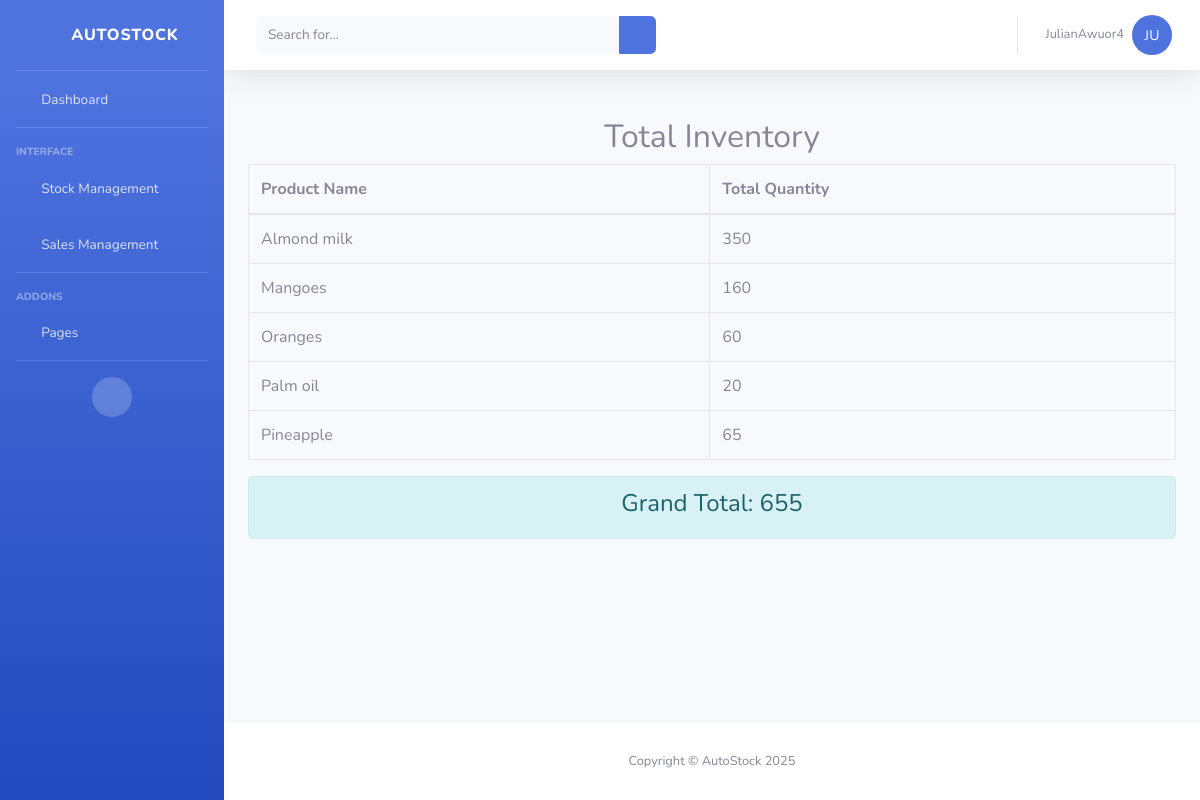
Before: /totalstock/ (signed in) with the older database file.
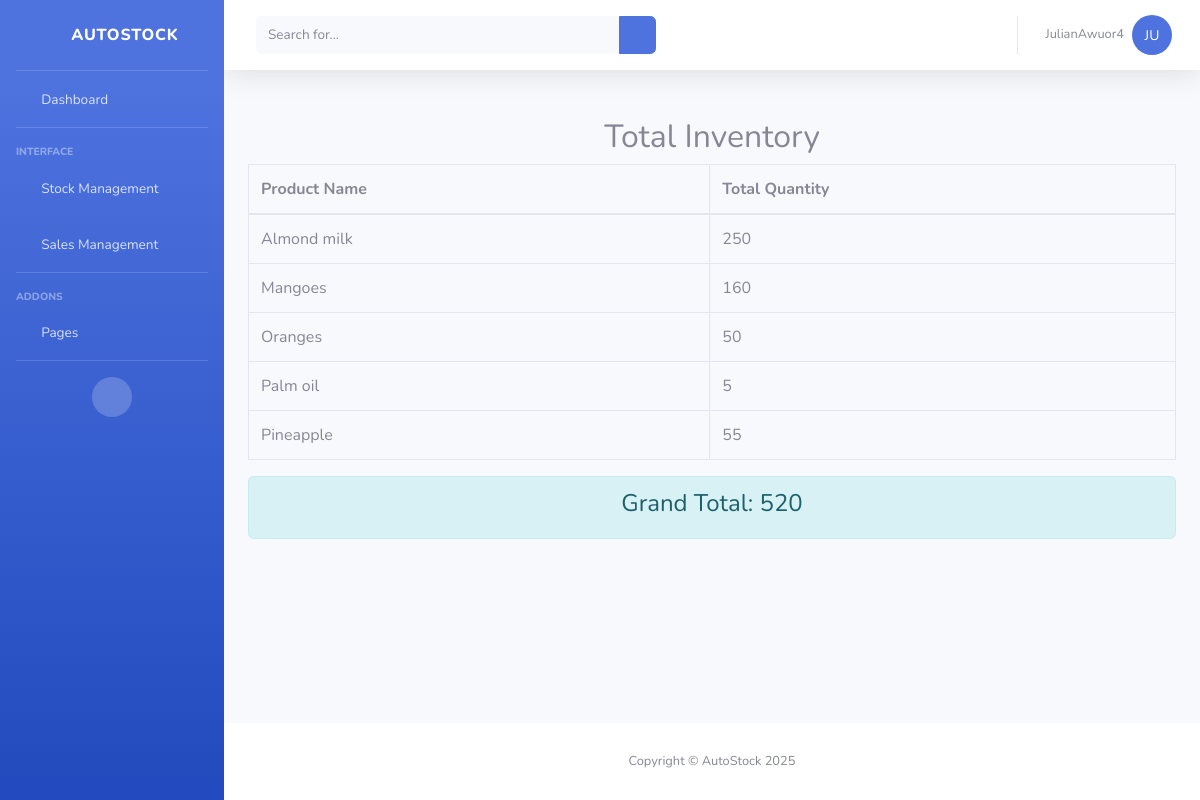
After: the same page with the newer database file.
### autoapp/models.py (models this page shows, shortened)
class Stock(models.Model):
     product = models. CharField(max_length=100)
     quantity = models.IntegerField()
     price = models.DecimalField(max_digits=12, decimal_places=2)
     buyingprice = models.DecimalField(max_digits=12, decimal_places=2, default=0.00)
     name = models.CharField(max_length=100)
     date = models.DateField(auto_now_add=True)

### autoapp/views.py (the view)
    def wrapper(request, *args, **kwargs):
        if not request.user.is_superuser and request.user.employeeprofile.role != 'boss':
            return HttpResponseForbidden("You do not have permission to access this page.")
        return function(request, *args, **kwargs)

### autoapp/views.py (called while the page is built)
def boss_required(function):
    def wrapper(request, *args, **kwargs):
        if not request.user.is_superuser and request.user.employeeprofile.role != 'boss':
            return HttpResponseForbidden("You do not have permission to access this page.")
        return function(request, *args, **kwargs)
    return wrapper

@boss_required
def totalstock(request):
    total_per_product = Stock.objects.values('product').annotate(total_quantity=Sum('quantity'))
    grand_total = Stock.objects.aggregate(grand_total=Sum('quantity'))['grand_total'] or 0
    return render(request, 'totalstock.html', {'total_per_product': total_per_product, 'grand_total': grand_total})

### template/totalstock.html (shortened to what the changed rows need)
<!DOCTYPE html>
<html lang="en">
<head>
    {% load static %}
    <link href="{% static 'vendor/fontawesome-free/css/all.min.css' %}" rel="stylesheet" type="text/css">
    <link href="{% static 'css/sb-admin-2.min.css' %}" rel="stylesheet">
    <link href="{% static 'vendor/datatables/dataTables.bootstrap4.min.css' %}" rel="stylesheet">
</head>
<body id="page-top">
    <div id="wrapper">
        <div id="content-wrapper" class="d-flex flex-column">
            <div id="content">
              <div class="container mt-5">
        <h2 class="text-center">Total Inventory</h2>
        <table class="table table-bordered">
            <thead>
                <tr>
                    <th>Product Name</th>
                    <th>Total Quantity</th>
                </tr>
            </thead>
            <tbody>
                {% for product in total_per_product %}
                <tr>
                    <td>{{ product.product }}</td>
                    <td>{{ product.total_quantity }}</td>
                </tr>
                {% endfor %}
            </tbody>
        </table>
        <div class="alert alert-info text-center">
            <h4>Grand Total: {{ grand_total }}</h4>
        </div>
    </div>
            </div>
        </div>
    </div>
</body>
</html>

Changed rows visible on the page:
changed Stock "Almond milk": total_quantity "350" → "250"
changed Stock "Oranges": total_quantity "60" → "50"
changed Stock "Palm oil": total_quantity "20" → "5"
changed Stock "Pineapple": total_quantity "65" → "55"
Other visible differences:
{{ grand_total }}: "655" → "520"
